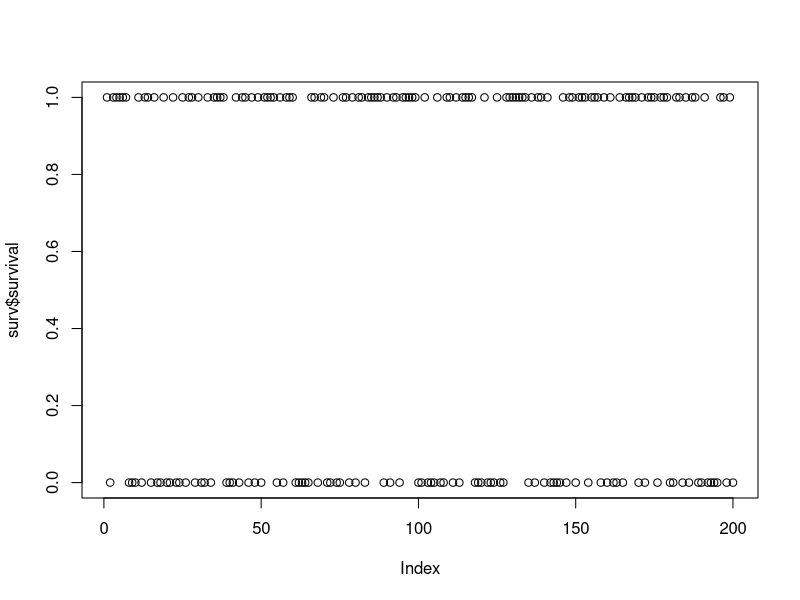
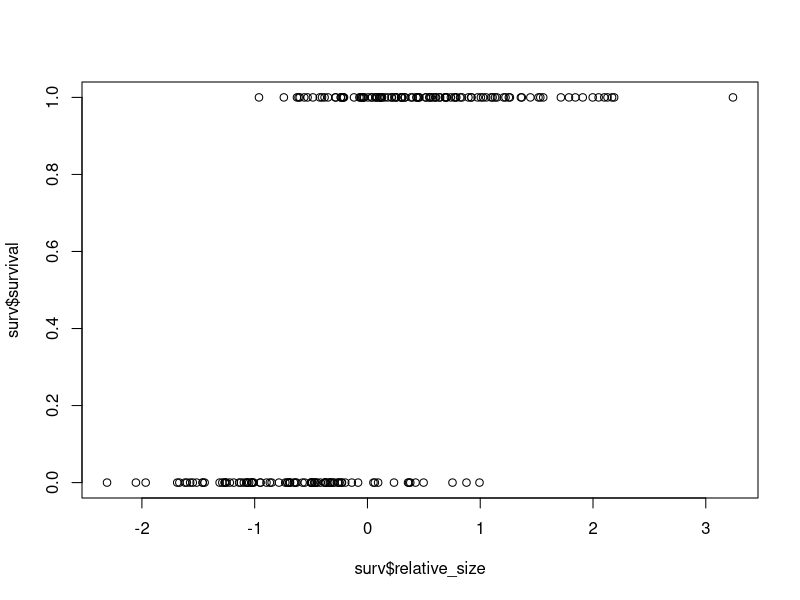

These charts were generated, in order, by the following R code: (Note: this script raises an error after producing the figures.)
surv <- read.csv("Data/survivalsize.csv")
str(surv)
summary(glm(survival ~ 1+relative_size, data=surv, family = binomial))
lregsurv <- glm(survival~1, data=surv, family=binomial)

plot(surv$survival)

plot(surv$relative_size, surv$survival)
exp(0.56+2.8)
exp(0.56)


coefficients(lmsurv)
1/(1+exp(-coefficients(lregsurv)))
plogis(coefficients(lregsurv))


lmsurvS <- glm(survival~1 + relative_size, data=surv, family=gaussian)
lregsurvS <- glm(survival~1 + relative_size, data=surv, family=binomial)

summary(lmsurvS)
summary(lregsurvS)

plot(lmsurvS)
plot(lregsurvS)

plot(surv$relative_size, surv$survival, ylim=c(-0.2,1.2))
abline(lmsurv, col="red")

plot(surv$relative_size, surv$survival, ylim=c(-0.2,1.2))
datforpred <- data.frame(relative_size=seq(from=-3,to=4, by=0.1))
datforpred$prob <- predict(lregsurvS, newdata = datforpred, type = "response")
lines(datforpred$relative_size, datforpred$prob, col="red")
        
library(ggplot2)
ggplot(surv, aes(x = relative_size, y=survival))+geom_point()+stat_smooth(method = "glm", method.args = list(family = "binomial"))


nbp <- 300
x <- rnorm(n = nbp,mean = 30, 3.4 )
sex <- sample(c(0,1), size = nbp, replace = TRUE)

y <- -1 + 0.35*(x-30) - 0.1*sex + sex*(x-30)*0.35 + rnorm(n=nbp,mean=0, 0.05)

plogis(y)
plot(x,plogis(y))
obs <- sapply(plogis(y), FUN =function(x) rbinom(1,1,x))
plot(x,obs)
summary(glm(obs ~ 1 + x*sex, family = binomial()))
presencedat <- data.frame(survival=obs, weight=x, sex=c("Female","Male")[sex+1])

write.csv(presencedat, file = "Data/survivalweight.csv")
